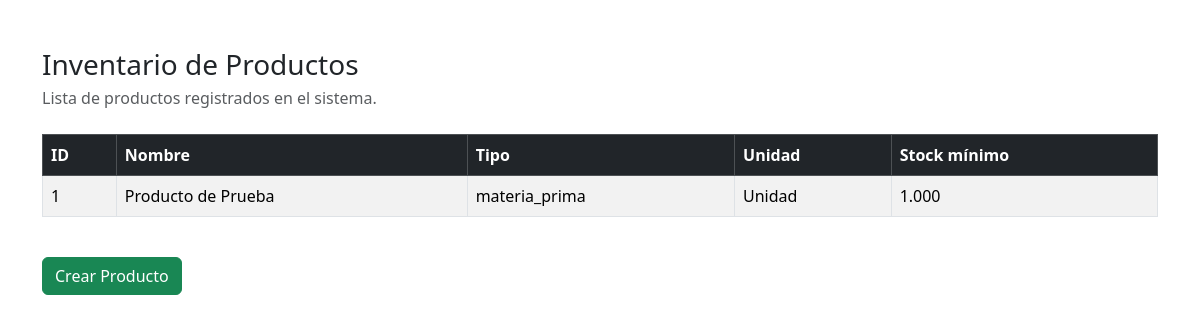
Before: / with the older database file.
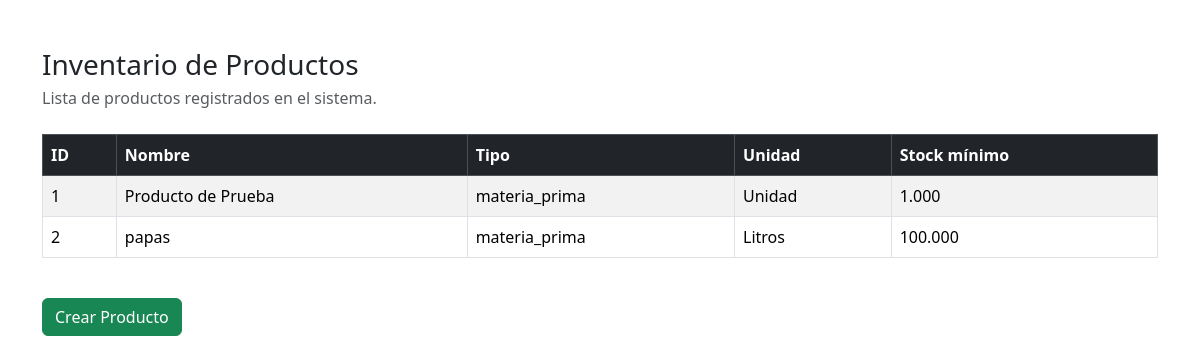
After: the same page with the newer database file.
### app/models.py (models this page shows, shortened)
class Producto(db.Model):
    __tablename__ = 'producto'
    id = db.Column(db.Integer, primary_key=True)
    comercio_id = db.Column(db.Integer, db.ForeignKey('comercio.id'))
    categoria_id = db.Column(db.Integer, db.ForeignKey('categoria.id'))
    nombre = db.Column(db.String(100))
    tipo = db.Column(db.String(50)) # 'materia_prima', 'producto_compuesto'
    unidad_medida = db.Column(db.String(20))
    stock_minimo = db.Column(db.Numeric(10, 3))
    estado_id = db.Column(db.Integer, db.ForeignKey('estado.id'))
    comercio = db.relationship('Comercio', back_populates='productos')
    categoria = db.relationship('Categoria', back_populates='productos')
    estado = db.relationship('Estado', back_populates='productos')
    lotes = db.relationship('LoteInventario', back_populates='producto', lazy=True)

### app.py (the view)
@app.route('/')
def index():
    if request.args.get('add_test'):
        create_test_product()
        return redirect(url_for('index'))
    productos = Producto.query.all()
    return render_template('index.html', title='Inventario de Productos', productos=productos)

### templates/index.html (shortened to what this page needs)
<!doctype html>
<html lang="es">
<head>
    <link href="https://cdn.jsdelivr.net/npm/bootstrap@5.3.2/dist/css/bootstrap.min.css" rel="stylesheet">
</head>
<body>
    <div class="container py-5">
        <div class="d-flex justify-content-between align-items-center mb-4">
            <div>
                <h1 class="h3 mb-1">{{ title }}</h1>
                <p class="text-muted mb-0">Lista de productos registrados en el sistema.</p>
            </div>
        </div>
        {% if productos %}
            <div class="table-responsive mb-4">
                <table class="table table-striped table-bordered align-middle">
                    <thead class="table-dark">
                        <tr>
                            <th scope="col">ID</th>
                            <th scope="col">Nombre</th>
                            <th scope="col">Tipo</th>
                            <th scope="col">Unidad</th>
                            <th scope="col">Stock mínimo</th>
                        </tr>
                    </thead>
                    <tbody>
                        {% for producto in productos %}
                            <tr>
                                <td>{{ producto.id }}</td>
                                <td>{{ producto.nombre }}</td>
                                <td>{{ producto.tipo }}</td>
                                <td>{{ producto.unidad_medida }}</td>
                                <td>{{ producto.stock_minimo }}</td>
                            </tr>
                        {% endfor %}
                    </tbody>
                </table>
            </div>
            <div class="d-flex gap-2">
                <a href="{{ url_for('create_producto') }}" class="btn btn-success">Crear Producto</a>
            </div>
        {% endif %}
    </div>
</body>
</html>

Changed rows visible on the page:
added Producto: id "2", nombre "papas", tipo "materia_prima", unidad_medida "Litros", stock_minimo "100.000"
